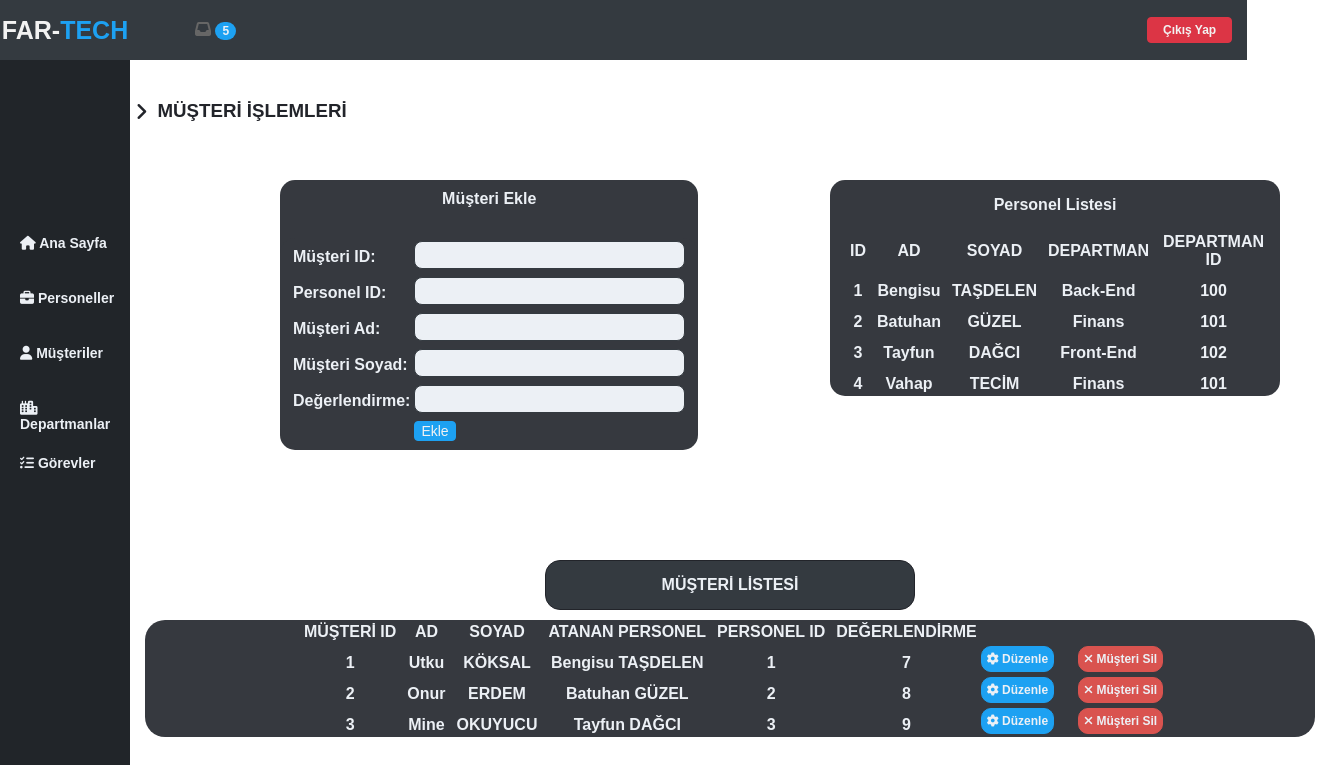
Screenshot of /musteriler.php with the database file from the repository.
### tables this page shows
CREATE TABLE IF NOT EXISTS `personel` (
  `per_id` int(11) NOT NULL,
  `dep_id` int(11) NOT NULL,
  `per_ad` varchar(255) NOT NULL,
  `per_soyad` varchar(255) NOT NULL,
  `basarili_gorev` int(11) NOT NULL,
  `basarisiz_gorev` int(11) NOT NULL,
  `per_maas` int(11) NOT NULL,
  `calisilanGun` int(11) NOT NULL,
  PRIMARY KEY (`per_id`),
  KEY `dep_id` (`dep_id`)
);

CREATE TABLE IF NOT EXISTS `departmanlar` (
  `dep_id` int(11) NOT NULL,
  `dep_ad` varchar(255) NOT NULL,
  PRIMARY KEY (`dep_id`)
);

CREATE TABLE IF NOT EXISTS `musteriler` (
  `mus_id` int(11) NOT NULL,
  `per_id` int(11) NOT NULL,
  `mus_ad` varchar(255) NOT NULL,
  `mus_soyad` varchar(255) NOT NULL,
  `degerlendirme` int(11) NOT NULL,
  PRIMARY KEY (`mus_id`),
  KEY `per_id` (`per_id`)
);

### musteriler.php (the view, shortened to what this page needs)
<?php
$baglanti=mysqli_connect("localhost","root","","karardesteksistemleri");
?>
<!DOCTYPE html>
<html>
    <head>
        <link rel="stylesheet" href="cssdosyalari/musterilerstyle.css">
    </head>
    <body>
        <div class="sidebar">
            <div class="sidebarLogo">
                <a href="main.php" class="logo">
                    <b>
                        FAR-<span class="TECH">TECH</span>
                    </b>
                </a>
            </div>
			<div class="profile">
			</div>
			<ul class="side-menu">
				<li class="menu">
					<a href="main.php">
						<i class="fas fa-home"></i>
						<span>Ana Sayfa</span>
					</a>
				</li>
				<li class="menu">
					<a href="calisanlar.php#">
						<i class="fas fa-briefcase"></i>
						<span>Personeller</span>
					</a>
				</li>
				<li class="menu">
					<a href="musteriler.php">
						<i class="fas fa-user"></i>
						<span>Müşteriler</span>
					</a>
				</li>
				<li class="menu">
					<a href="departmanlar.php">
						<i class="fas fa-city"></i>
						<span>Departmanlar</span>
					</a>
				</li>
				<li class="menu">
					<a href="gorevler.php">
						<i class="fas fa-tasks"></i>
						<span>Görevler</span>
					</a>
				</li>
			</ul>
        </div>
        <div class="content">
			<header class="header">
				<ul class="navbar">
					<li class="navbar-item">
						<a href="mesajlar.php">
							<i class="fas fa-inbox"></i>
							<span id="bell-span">5</span>
						</a>
					</li>
				</ul>
				<a id="logout" href="index.php">Çıkış Yap</a>
			</header>
			<div class="musterilerHeader">
				<i class="fa fa-angle-right"></i>
				<h3>MÜŞTERİ İŞLEMLERİ</h3>
			</div>
			<div class="form-container">
				<div class="musteriAdd">
				<span>Müşteri Ekle</span>
				<form action="" method="post">
					<table class="table">
						<tr>
							<td>Müşteri ID:</td>
							<td><input type="text" name="musteriID" class="form-input" ></td>
						</tr>
						<tr>
							<td>Personel ID:</td>
							<td><input type="text" name="personelID" class="form-input" ></td>
						</tr>
						<tr>
							<td>Müşteri Ad:</td>
							<td><input type="text" name="musteriAd" class="form-input" ></td>
						</tr>
						<tr>
							<td>Müşteri Soyad:</td>
							<td><input type="text" name="musteriSoyad" class="form-input" ></td>
						</tr>
						<tr>
							<td>Değerlendirme:</td>
							<td><input type="text" name="degerlendirme" class="form-input" ></td>
						</tr>
						<tr>
							<td></td>
							<td><input id="tableButton" type="submit" value="Ekle"></td>
						</tr>
					</table>
				</form>
				</div>
				<span id="personelGoster">Personel Listesi</span>
				<div class="personelList">
					<table class="table" style="text-align:center">
						<tr>
							<th class="personellistCol">ID</th>
							<th class="personellistCol">AD</th>
							<th class="personellistCol">SOYAD</th>
							<th class="personellistCol">DEPARTMAN</th>
							<th class="personellistCol" style="width:131px">DEPARTMAN ID</th>
						</tr>
				<?php
					if($baglanti){
						$sorgu = $baglanti->query("SELECT personel.per_id, personel.per_ad, personel.per_soyad, departmanlar.dep_ad, personel.per_maas, departmanlar.dep_id, puan.verimlilik_puan FROM personel, puan, departmanlar WHERE personel.per_id=puan.per_id AND personel.dep_id=departmanlar.dep_id");
					}else{
						echo "Başarısız sorgu.";
					}
					while ($sonuc = $sorgu->fetch_assoc()) {
						$departmanAd = $sonuc['dep_ad'];
						$departmanID = $sonuc['dep_id'];
						$personelAd = $sonuc['per_ad'];
						$personelSoyad = $sonuc['per_soyad'];
						$personelID = $sonuc['per_id'];
				?>
					<tr>
						<td class="personelcol1"><?php echo $personelID;?></td>
						<td class="personelcol1"><?php echo $personelAd;?></td>
						<td class="personelcol1"><?php echo $personelSoyad; ?></td>
						<td class="personelcol1"><?php echo $departmanAd; ?></td>
						<td class="personelcol1"><?php echo $departmanID; ?></td>
					</tr>
				<?php
					}
				?>
					</table>
				</div>
			</div>
			<div class="report">
					<span>MÜŞTERİ LİSTESİ</span>
					<table class="table" style="text-align:center">
						<tr>
							<th>MÜŞTERİ ID</th>
							<th>AD</th>
							<th>SOYAD</th>
							<th>ATANAN PERSONEL</th>
							<th>PERSONEL ID</th>
							<th>DEĞERLENDİRME</th>
						</tr>
				<?php
					if($baglanti){
						$sorgu = $baglanti->query("SELECT * FROM musteriler,personel WHERE personel.per_id = musteriler.per_id GROUP BY musteriler.mus_id");
					}else{
						echo "Başarısız sorgu.";
					}
					while ($sonuc = $sorgu->fetch_assoc()) {
						$musteriID = $sonuc['mus_id'];
						$musteriAd = $sonuc['mus_ad'];
						$musteriSoyad = $sonuc['mus_soyad'];
						$atananPersonelAd = $sonuc['per_ad'];
						$atananPersonelSoyad = $sonuc['per_soyad'];
						$atananPersonelID = $sonuc['per_id'];
						$degerlendirme = $sonuc['degerlendirme'];
				?>
					<tr>
						<td class="mustericol"><?php echo $musteriID;?></td>
						<td class="mustericol"><?php echo $musteriAd; ?></td>
						<td class="mustericol"><?php echo $musteriSoyad; ?></td>
						<td class="mustericol"><?php echo $atananPersonelAd." ".$atananPersonelSoyad; ?></td>
						<td class="mustericol"><?php echo $atananPersonelID;?></td>
						<td class="mustericol"><?php echo $degerlendirme;?></td>
						<td><a type="button" href="duzenleMusteri.php?id=<?php echo $musteriID; ?>" id="editButton"><i class="fa fa-cog"></i> Düzenle</a></td>
						<td><a href="silMusteri.php?id=<?php echo $musteriID; ?>" id="silButton"><i class="fas fa-times"></i> Müşteri Sil</a></td>
					</tr>
				<?php
					}
				?>
					</table>
    </body>
</html>

### rows the page displays
personel: per_id "1", per_ad "Bengisu", per_soyad "TAŞDELEN", dep.dep_ad "Back-End", dep.dep_id "100"
personel: per_id "2", per_ad "Batuhan", per_soyad "GÜZEL", dep.dep_ad "Finans", dep.dep_id "101"
personel: per_id "3", per_ad "Tayfun", per_soyad "DAĞCI", dep.dep_ad "Front-End", dep.dep_id "102"
personel: per_id "4", per_ad "Vahap", per_soyad "TECİM", dep.dep_ad "Finans", dep.dep_id "101"
musteriler: mus_id "1", mus_ad "Utku", mus_soyad "KÖKSAL", per.per_ad "Bengisu", per.per_soyad "TAŞDELEN", per.per_id "1", degerlendirme "7"
musteriler: mus_id "2", mus_ad "Onur", mus_soyad "ERDEM", per.per_ad "Batuhan", per.per_soyad "GÜZEL", per.per_id "2", degerlendirme "8"
musteriler: mus_id "3", mus_ad "Mine", mus_soyad "OKUYUCU", per.per_ad "Tayfun", per.per_soyad "DAĞCI", per.per_id "3", degerlendirme "9"
